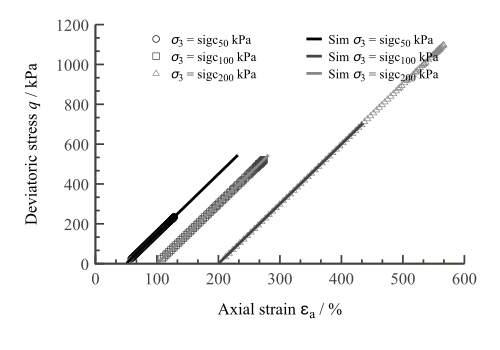

Write the gnuplot code that produced this figure.
# ==============================================================================
#   GNUPLOT ACADEMIC SCRIPT AUTOMATICALLY GENERATED BY TENSORCLAY (TRIAXLAB)     
#   Generated Time: 2026/06/20                                                  
# ==============================================================================

# ==============================================================================
# [Layout & Canvas Geometry] Advanced Dimension & Publishing Optimization
# Engine: TensorClay True-Render Core Architecture
# ==============================================================================

# --- Physical Output Canvas Size Control ---
set terminal pdfcairo size 5.00in, 3.00in color enhanced font 'Times-New-Roman,12' background rgb 'white'
set lmargin at screen 0.20
set bmargin at screen 0.24
set rmargin at screen 0.91
set tmargin at screen 0.92

# [Academic Protection] Enforcing locked 1:1 scale to completely eradicate aspect distortion.
set origin 0,0
set size 1,1

# --- TensorClay Ecosystem Signature Mark (Ultra-Faded Phantom Weight) ---
set label "[ TensorClay{^b} Solver ]" at screen 0.93, 0.24 right font 'Times-New-Roman,7.5' textcolor rgb '#E0E0E020'

# --- Professional Infrastructure (Outward Tics & Academic Grid) ---
set border 3 lw 2.5 lc rgb '#424242'             # L-shaped open layout
set tics out nomirror font ',19' scale 1.5, 0.75 # Scale-aware outward tics prevent clipping
set mxtics 2
set mytics 2
set grid xtics ytics lc rgb '#E5E5E5' lw 0.8 dt 2  # Non-intrusive gray reference grid
# --- Layout Block Segment End ---

# ==============================================================================
# [Figure & Output Configuration] Environment Setup (Academic Cairo Channel)
# ==============================================================================

set terminal pdfcairo size 5.00in, 3.50in color enhanced font 'Times-New-Roman,14' background rgb 'white'
set output 'workspace_plot_260525_004_render.pdf'

# --- Journal Standard Clip & Layout Hygiene ---
set clip points
set clip one
set tics scale 1.0
set grid xtics ytics lt 0 lw 0.5 lc rgb '#e0e0e0'

# --- Dynamic Margin Adjustment based on Canvas Size ---
margin_left   = 0.95
margin_bottom = 0.86
margin_right  = 0.35
margin_top    = 0.24

canvas_w = 5.00
canvas_h = 3.50

set lmargin at screen (margin_left / canvas_w)
set rmargin at screen (1.0 - (margin_right / canvas_w))
set bmargin at screen (margin_bottom / canvas_h)
set tmargin at screen (1.0 - (margin_top / canvas_h))

# ------------------------------------------------------------------------------
# --- Academic Color Palette Line Mapping ---
set linetype 1 lc rgb '#000000' lw 2.2 pt 5 ps 0.8
set linetype 2 lc rgb '#444444' lw 2.0 pt 7 ps 0.8
set linetype 3 lc rgb '#888888' lw 1.8 pt 9 ps 0.8
set linetype 4 lc rgb '#b5b5b5' lw 1.5 pt 13 ps 0.8
set linetype 5 lc rgb '#222222' lw 2.0 pt 11 ps 0.8
set linetype cycle 5

# --- Fine-tune vector point objects for EPS/PDF outputs ---
set pointsize 0.9

set encoding utf8
# --- Figure Block Segment End ---

# ==============================================================================
# [Macro Axes Space & Legend Logic Setup] Academic High-Resolution Pipeline
# ==============================================================================

set key top right horizontal Left reverse enhanced maxcols 2 samplen 1.5 spacing 1.2 font ',14' nobox noopaque
# [Visual Aesthetic] Key Box removed; Opaque mask activated to shield underlying curves.

unset grid
set grid xtics ytics lc rgb '#E5E5E5' lw 0.8 dt 2
unset xzeroaxis
unset yzeroaxis
unset title
unset logscale
# --- Axes Space Block Segment End ---

# ==============================================================================
# [Subplot Axes Physics & Metrics] Geotechnical True-Render Protocol
# ==============================================================================

set tics in nomirror font ',18' scale 1.5, 0.75
set format x '%-g'
set format y '%-g'
set mxtics 3
set mytics 3

set xlabel 'Axial strain {/Symbol e}_{a} / %' textcolor rgb 'black' font ',18' offset 0,-0.6
set ylabel 'Deviatoric stress {/:Italic q} / kPa' textcolor rgb 'black' font ',18' offset -3.2,0

unset logscale
set offsets 0, 0, 0, 0
set autoscale

# --- Precise Academic Boundary Padding (Polarity Adaptive) ---
set offsets graph 0.08, 0.08, 0.05, 0.05
# --- Axis Block Segment End ---

# ==============================================================================
# [Artist & LineStyle Specifications] Academic Aesthetics Setup (Journal Standard)
# ==============================================================================

GLOBAL_PLOT_STYLE = 'points'
GLOBAL_SMOOTH_ALGO = ''

# --- Dynamic Infrastructure for Microscopic Case Tracks ---
# [CASE NODE] sigc_50kPa
set linestyle 101 lt 1 lw 1.0 pt 6 ps 0.8
CASE_EXP_SKIP_101 = 100
CASE_EXP_FACTOR_X_101 = 1.0
CASE_EXP_FACTOR_Y_101 = 1.0
set linestyle 201 lt 1 dt 1 lw 4.0 pt 1 ps 0.0
CASE_SIMU_FACTOR_X_201 = 1.0
CASE_SIMU_FACTOR_Y_201 = 1.0

# [CASE NODE] sigc_100kPa
set linestyle 102 lt 2 lw 1.0 pt 4 ps 0.8
CASE_EXP_SKIP_102 = 100
CASE_EXP_FACTOR_X_102 = 1.0
CASE_EXP_FACTOR_Y_102 = 1.0
set linestyle 202 lt 2 dt 1 lw 4.0 pt 1 ps 0.0
CASE_SIMU_FACTOR_X_202 = 1.0
CASE_SIMU_FACTOR_Y_202 = 1.0

# [CASE NODE] sigc_200kPa
set linestyle 103 lt 3 lw 1.0 pt 8 ps 0.8
CASE_EXP_SKIP_103 = 100
CASE_EXP_FACTOR_X_103 = 1.0
CASE_EXP_FACTOR_Y_103 = 1.0
set linestyle 203 lt 3 dt 1 lw 4.0 pt 1 ps 0.0
CASE_SIMU_FACTOR_X_203 = 1.0
CASE_SIMU_FACTOR_Y_203 = 1.0

# --- Artist Block Segment End ---

# [Debug Check] artistBlock Found: true
# [Debug Check] Raw 'STYLE' in Dictionary: 'points'
# [Debug Check] Final specs.GlobalStyle Value: 'points'

# ==============================================================================
# [Dynamic Data Matrix Mapping] Generated by TensorClay Data Engine
# ==============================================================================

# --- Datafile Parser Configuration for CSV/.sdb ---
set datafile separator ','
set datafile commentschars '#!'

array Files_100[3]
Files_100[1] = './C5_G01.sdb'
Files_100[2] = './C5_G02.sdb'
Files_100[3] = './C5_G03.sdb'
array Labels_100[3]
Labels_100[1] = '{/:Italic {/Symbol {/:Italic s}}}_{3} = sigc_{50} kPa'
Labels_100[2] = '{/:Italic {/Symbol {/:Italic s}}}_{3} = sigc_{100} kPa'
Labels_100[3] = '{/:Italic {/Symbol {/:Italic s}}}_{3} = sigc_{200} kPa'

array Files_101[3]
Files_101[1] = '/Users/lhc/ATENSORLAB/TensorClay典型案例-Gnuplot绘图模式/batch-sigc_50kPa.sdb'
Files_101[2] = '/Users/lhc/ATENSORLAB/TensorClay典型案例-Gnuplot绘图模式/batch-sigc_100kPa.sdb'
Files_101[3] = '/Users/lhc/ATENSORLAB/TensorClay典型案例-Gnuplot绘图模式/batch-sigc_200kPa.sdb'
array Labels_101[3]
Labels_101[1] = 'Sim {/:Italic {/Symbol {/:Italic s}}}_{3} = sigc_{50} kPa'
Labels_101[2] = 'Sim {/:Italic {/Symbol {/:Italic s}}}_{3} = sigc_{100} kPa'
Labels_101[3] = 'Sim {/:Italic {/Symbol {/:Italic s}}}_{3} = sigc_{200} kPa'

# --- Core Coordinate Axis Mapping Indices ---
X_COLUMN_INDEX = 7
Y_COLUMN_INDEX = 8
# --- Data Block Segment End ---

# ==============================================================================
# [Data Flow Execution Pipeline] Main Plot Execution
# ==============================================================================
plot \
     Files_100[1] every CASE_EXP_SKIP_101 using (column(X_COLUMN_INDEX)*CASE_EXP_FACTOR_X_101):(column(Y_COLUMN_INDEX)*CASE_EXP_FACTOR_Y_101) title Labels_100[1] with points ls 101, \
     Files_100[2] every CASE_EXP_SKIP_102 using (column(X_COLUMN_INDEX)*CASE_EXP_FACTOR_X_102):(column(Y_COLUMN_INDEX)*CASE_EXP_FACTOR_Y_102) title Labels_100[2] with points ls 102, \
     Files_100[3] every CASE_EXP_SKIP_103 using (column(X_COLUMN_INDEX)*CASE_EXP_FACTOR_X_103):(column(Y_COLUMN_INDEX)*CASE_EXP_FACTOR_Y_103) title Labels_100[3] with points ls 103, \
     Files_101[1] using (column(X_COLUMN_INDEX)*CASE_SIMU_FACTOR_X_201):(column(Y_COLUMN_INDEX)*CASE_SIMU_FACTOR_Y_201) title Labels_101[1] with lines ls 201, \
     Files_101[2] using (column(X_COLUMN_INDEX)*CASE_SIMU_FACTOR_X_202):(column(Y_COLUMN_INDEX)*CASE_SIMU_FACTOR_Y_202) title Labels_101[2] with lines ls 202, \
     Files_101[3] using (column(X_COLUMN_INDEX)*CASE_SIMU_FACTOR_X_203):(column(Y_COLUMN_INDEX)*CASE_SIMU_FACTOR_Y_203) title Labels_101[3] with lines ls 203

# --- [Render Flow Completed Safely] ---
unset output
